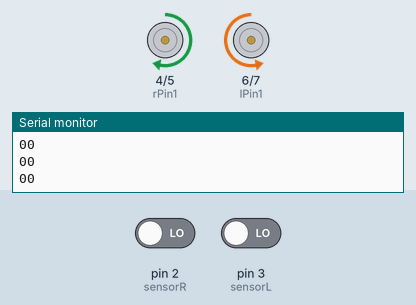
Recording of a sketch running on a simulated Arduino Uno, built with avr-gcc and run on an emulated ATmega328P. Shown: motor-driver pin pairs drawn as motors (green arrow = first pin HIGH = forward, orange = second pin HIGH = backward, longer = more drive, scaled by the enable pin), the last lines printed to the serial monitor. Inputs (shaded band) come from the test bench; at power-on: pin 2 (sensorR) LOW, pin 3 (sensorL) LOW.

Above: at 1.2 s.
1.3 s: pin 2 (sensorR) driven HIGH
At 2.4 s:
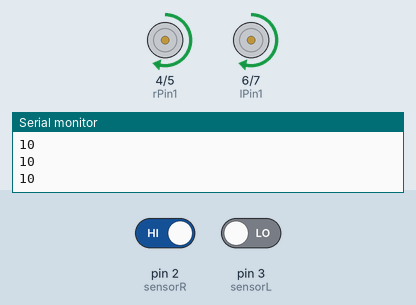
2.8 s: pin 3 (sensorL) driven HIGH
At 3.6 s:
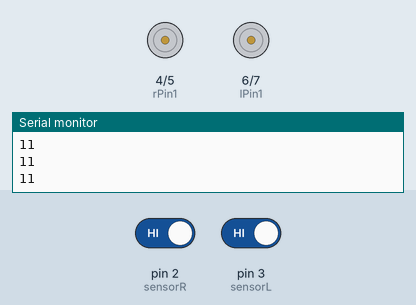
4.3 s: pin 2 (sensorR) driven LOW
At 4.6 s:
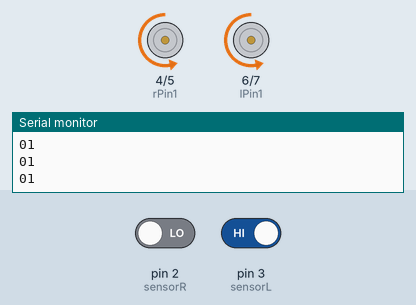
5.8 s: pin 3 (sensorL) driven LOW
At 7.0 s:
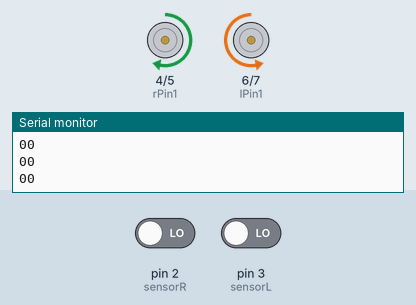
Timing chart, 0 to 8.3 s (numbered marks = the images above; inputs shaded):
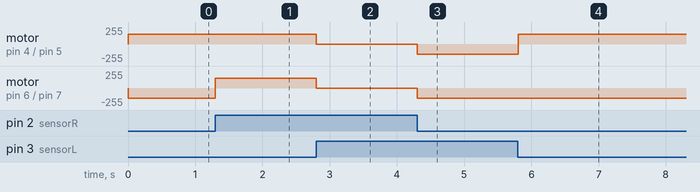

The sketch:

MainProject_lineFollow_final1.5.ino
```cpp
//White background = LOW, Black background = HIGH
int rEnablePin = 11; //right enable pin; the right enable pin on the h bridge is connected to pin 11 on the arduino
int lEnablePin = 10; // left enable pin
int lPin1 = 6; // left transistor(h bridge) pin top; pin "10" in the diagram; In3
int lPin2 = 7; // left transistor pin bottom; IN4
int rPin1 = 4; // right transistor pin top; IN2
int rPin2 = 5; // right transistor pin bottom: IN1 because our h bridge is upside down
//line sensor
int sensorR = 2; //the right sensor( we are using two sensors)
int sensorL = 3; //the left sensor
unsigned long previousMillis = 0; // might delete doesn't do anything
bool stateR = false; //should it turn? //state R means the state of the right sensor; false means staring at white paper; true is staring at black paper
bool stateL = false;// it is set to false in the beginning so it knows to start driving straight
int SPEED = 150;// it could be between 0 and 255, we needed it to be slower than max speed because it was going crazy
int TURNTIME = 350;// the time it takes for it to turn
void setup() //this is one of the 2 main functions; first one to run; only runs once
{
  Serial.begin (9600); //Sets the data rate to 9600 bits per second for serial data transmission
  pinMode(rEnablePin, OUTPUT);// the arduino is outputting( voltage/current) to the h bridge
  pinMode(lEnablePin, OUTPUT);
  pinMode(lPin1, OUTPUT);
  pinMode(lPin2, OUTPUT);
  pinMode(rPin1, OUTPUT);
  pinMode(rPin2, OUTPUT);
  pinMode(sensorR, INPUT); // input means we are receiving a signal from it
  pinMode(sensorL, INPUT);// it receives a high or low voltage
}
 // test all functions and remember speed can only be between 0 and 255
void loop()  //this is the other main function
{
  if(turnStateR() && !turnStateL()){ //turnstateR returns a value of true or false; if R true and L is false it will turn left
    //turn left when right sensor is triggered //true means black
    turnL(SPEED);
  }else if(turnStateL() && !turnStateR()){ //same but reverse
     //turn right when left sensor is triggered
    turnR(SPEED);
  }
  else if(turnStateL() && turnStateR()){ //when both of them are true means it hits a black line and it stops
    Stop();
  }else{
    driveForward(SPEED);
  }
  Serial.print(digitalRead(sensorR)); //gives information of what the sensors are doing
  Serial.println(digitalRead(sensorL));// output in the serial monitor as 0 or 1

}

void turnR(int speed){
  leftWheelForward(speed);
  rightWheelBackward(speed);
}
void turnL(int speed){
  rightWheelForward(speed);//the speed was defined at the top (200) we can change manually
  leftWheelBackward(speed);
}
void Stop(){
  leftWheelForward(0);// this is the one in the front
  rightWheelForward(0);
}

void turnR90(int speed, int time){
  leftWheelForward(speed);
  rightWheelBackward(speed);
  delay(time);
  leftWheelForward(0);
  rightWheelBackward(0);
  delay(time);
}

void turnL90(int speed, int time){
  rightWheelForward(speed);
  leftWheelBackward(speed);
  delay(time);
   rightWheelForward(0);
  leftWheelBackward(0);
  delay(time);
}

bool turnStateR(){ //if its high then it will change to true
  if(digitalRead(sensorR) == 1){
    stateR = true;
  }
  if(digitalRead(sensorR) == 0){// it its low it will change to false
    stateR = false;
  }
  return stateR;
}
bool turnStateL(){ // same thing as above
  if(digitalRead(sensorL) == 1){
    stateL = true;
  }
  if(digitalRead(sensorL) == 0){
    stateL = false;
  }
  return stateL;// means this bool function is returning that value for it to go into the true or false

}
void leftWheelForward(int speed){
  //spins left wheel to drive forward
  analogWrite(lEnablePin, speed);
  digitalWrite(lPin1, LOW);
  digitalWrite(lPin2, HIGH);
}

// test these functions
void leftWheelBackward(int speed){
  //spins left wheel to drive backwards
  analogWrite(lEnablePin, speed);
  digitalWrite(lPin1, HIGH);
  digitalWrite(lPin2, LOW);
}

// test to see if it does this
void rightWheelForward(int speed){
  //spins right wheel to drive forward
  analogWrite(rEnablePin, speed);
  digitalWrite(rPin1, HIGH);
  digitalWrite(rPin2, LOW);
}

//test to see if it does this
void rightWheelBackward(int speed){
  //spins right wheel to drive Backwards
  analogWrite(rEnablePin, speed);
  digitalWrite(rPin1, LOW);
  digitalWrite(rPin2, HIGH);
}

// test after you have tested everything else, remember time is in milliseconds, try 5000 just to make sure it's working
void driveForward(int speed)
{

  leftWheelForward(speed); //will change to the drive forward function
  rightWheelForward(speed);
}

void driveBackward(int speed)
{
  leftWheelBackward(speed);
  rightWheelBackward(speed);
}
```

Measured:
- after the input at 1.3 s, motor on pin 6 (lPin1) / pin 7 (lPin2): backward 150/255 → forward 150/255 at once
- after the input at 2.8 s, motor on pin 4 (rPin1) / pin 5 (rPin2), motor on pin 6 (lPin1) / pin 7 (lPin2): forward 150/255 → stopped at once
- after the input at 4.3 s, motor on pin 4 (rPin1) / pin 5 (rPin2), motor on pin 6 (lPin1) / pin 7 (lPin2): stopped → backward 150/255 at once
- after the input at 5.8 s, motor on pin 4 (rPin1) / pin 5 (rPin2): backward 150/255 → forward 150/255 at once
